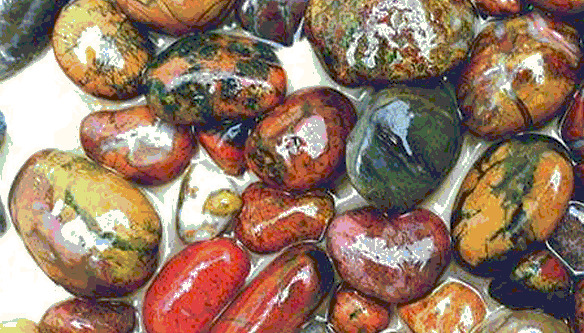
%> input picture 2/src/rock.jpg, 584 x 333 px
$ octave example4.m   (GNU Octave 9; MATLAB toolbox functions it lacks are replaced by stand-ins)
%> lines starting %> are read from the running program, lines starting %| are printed output that depends on the picture
%% example4.m - Двовимірна кореляція оригіналу та негативу

D = imread('rock.jpg');
%> D is the input picture: size 333x584x3 uint8; mean R, G, B 149.5, 121.1, 101.5

% Перетворюємо зображення в градації сірого та тип double [0,1]
I = im2double(rgb2gray(D));
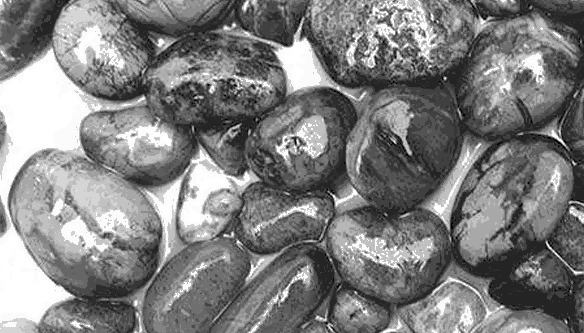
%> I: size 333x584 double; min 0, max 1, mean 0.5

% Обчислюємо двовимірну автокореляцію (зображення зі самим собою)
c1 = xcorr2(I, I);
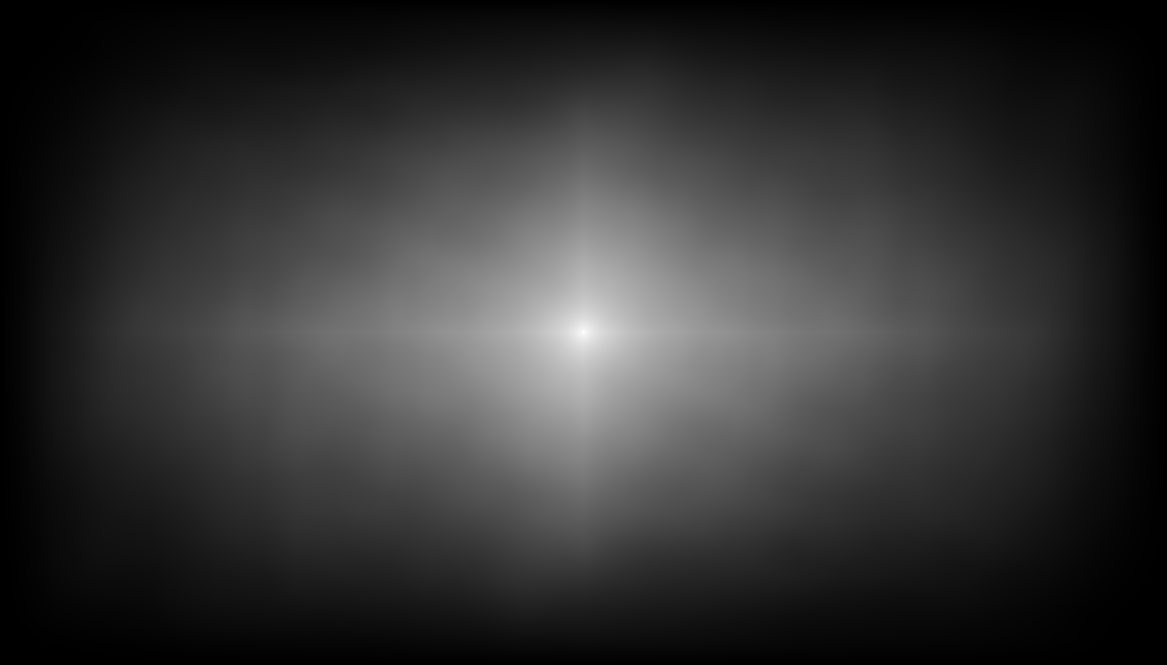
%> c1: size 665x1167 double; min 0.36, max 60705.2, mean 12160.7; drawn with min black and max white

% Знаходимо максимальне значення пікселя в зображенні
MaI = max(I(:));
%> MaI = 1

% Створюємо негатив зображення (темні стають світлішими і навпаки)
NI = MaI - I;
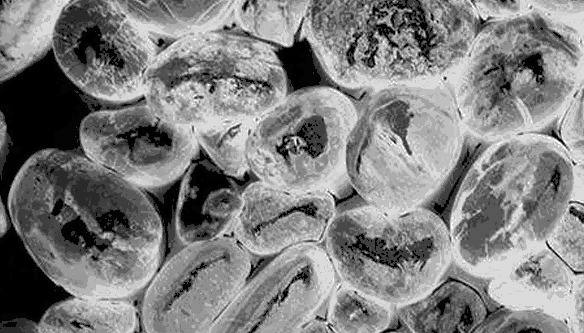
%> NI: size 333x584 double; min 0, max 1, mean 0.5; mean of the top-left, top-right, bottom-left and bottom-right quarters 0.454, 0.56, 0.414, 0.574

% Обчислюємо двовимірну кореляцію оригіналу з його негативом
c2 = xcorr2(I, NI);
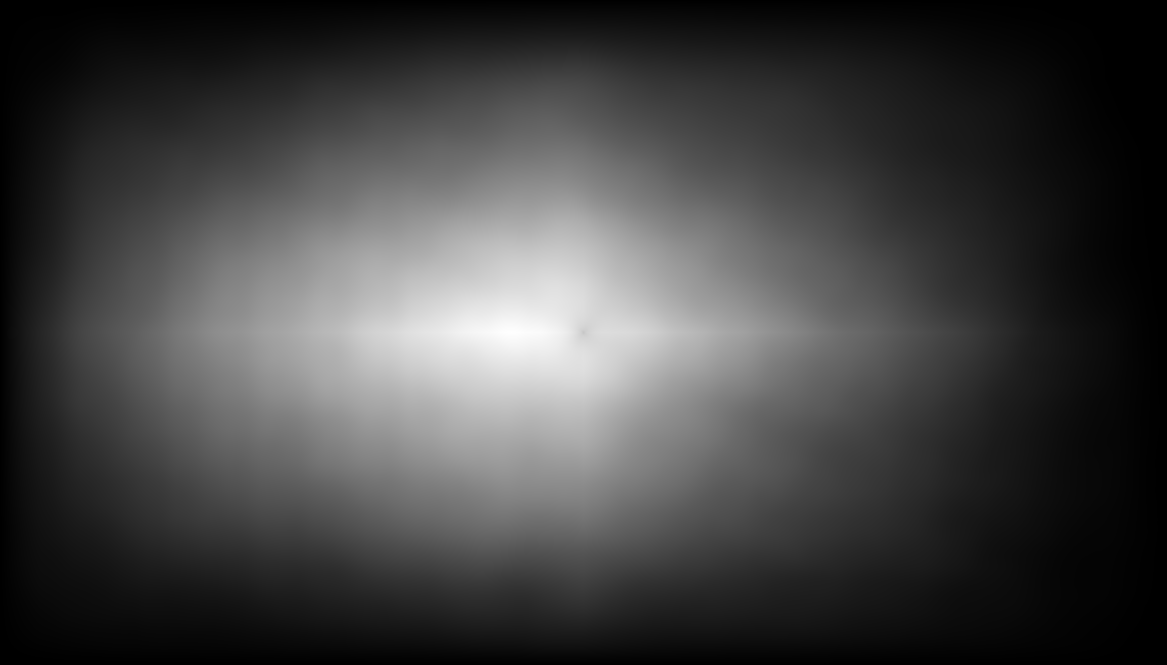
%> c2: size 665x1167 double; min 0.00429, max 46594.9, mean 12183.2; drawn with min black and max white

% Візуалізація результатів в одному вікні
figure('Name','Кореляційні функції','NumberTitle','off');

% Ліва частина: автокореляція
show_mesh(1, c1, 'autocorr.function');

% Права частина: кореляція з негативом
show_mesh(2, c2, 'corr.function');
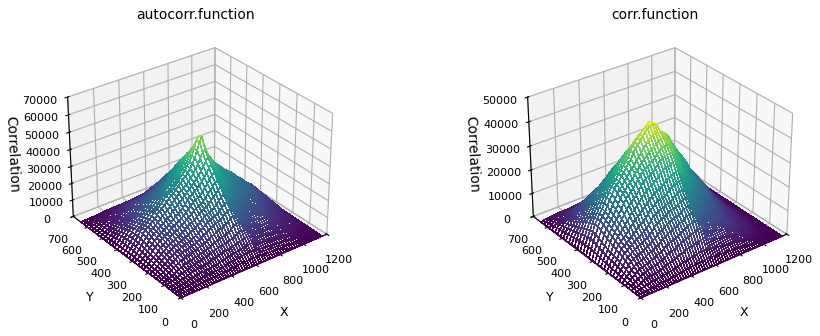
%> figure redrawn from the program's plot data, 2 panels


function show_mesh(i, c, t)
    subplot(1,2,i);
    mesh(c);
    title(t);
    xlabel('X'); ylabel('Y'); zlabel('Correlation');
end
